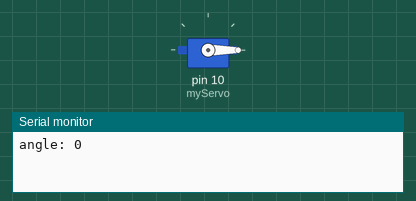
The sketch below on a simulated Arduino Uno, built with avr-gcc and run on an emulated ATmega328P. Shown: servo, the last lines printed to the serial monitor.

Above: at 0.05 s.
At 4.55 s:
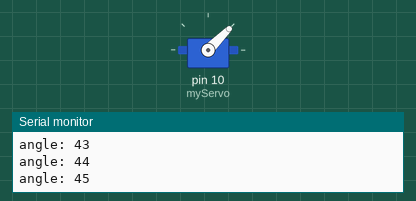
At 9.05 s:
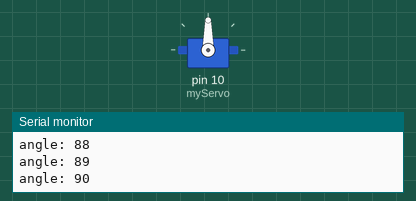
At 18.05 s:
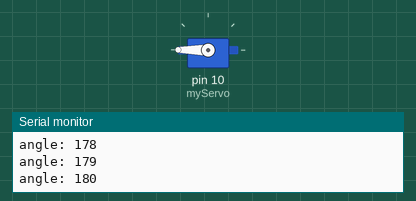
Timing chart, 0 to 23.6 s (numbered marks = the images above):
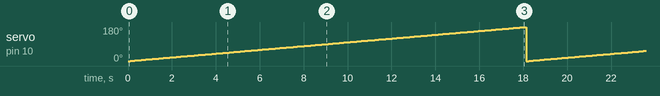

Measured:
- by itself, servo on pin 10 (myServo): ramps from 0° to 180° and jumps back, once every 18.1 s

The sketch:

10_Motor_01.ino
```cpp
#include <Servo.h>

//Servo.h 라이브러리에 내장된 Servo 클래스로 실제 서보 모터 제어를 위한 myServo 객체 생성
Servo myServo;

void setup() {
  Serial.begin(9600);
  myServo.attach(10); // pinMode와 동일 역할 (10pin) 선언
}

void loop() {
  for (int angle = 0; angle <= 180; angle ++) {
    myServo.write(angle);
    Serial.print("angle: ");
    Serial.println(angle);

    delay(100); // 속도 조절
  }
}
```
